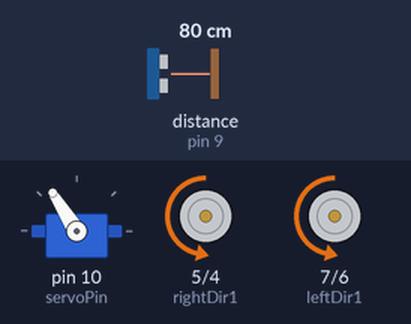
Bench run of a sketch on a simulated Arduino Uno, built with avr-gcc and run on an emulated ATmega328P. Shown: servo, motor-driver pin pairs drawn as motors (green arrow = first pin HIGH = forward, orange = second pin HIGH = backward, longer = more drive, scaled by the enable pin). Wiring (inferred from the names in the program): ultrasonic range finder: trigger pin 9; echo pin 9; servo: signal pin 10. The inputs (shaded band) are chosen by the test bench; at power-on: distance to the obstacle (sensor on pin 9) 80 cm. The echo pulse lasts 58.3 µs per cm; servo pulses on a pin are drawn as a servo (544–2400 µs = 0–180°).

Above: at 6.6 s.
6.7 s: distance to the obstacle (sensor on pin 9) set to 2 cm
At 6.85 s:
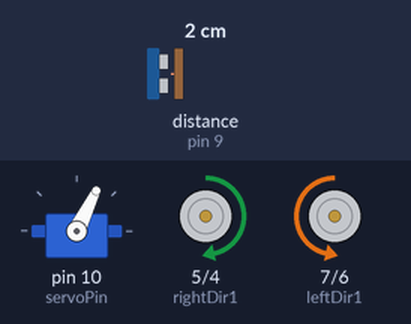
9.7 s: distance to the obstacle (sensor on pin 9) set to 18 cm
At 9.88 s:
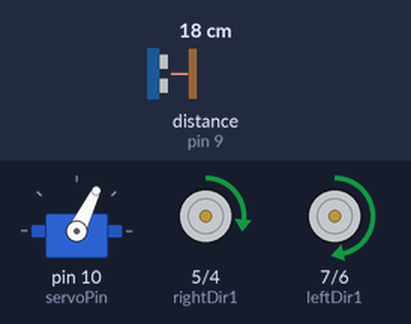
12.7 s: distance to the obstacle (sensor on pin 9) set to 4 cm
At 12.92 s:
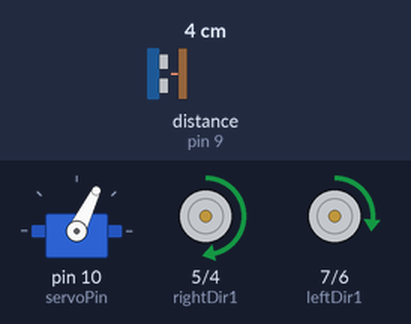
15.7 s: distance to the obstacle (sensor on pin 9) set to 35 cm
At 15.95 s:
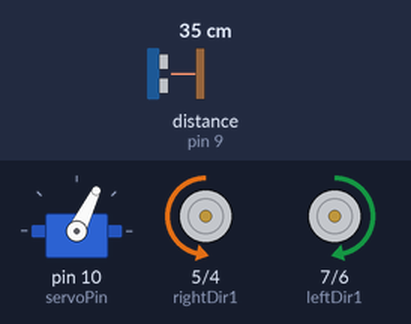
18.7 s: distance to the obstacle (sensor on pin 9) set to 17 cm
At 19.0 s:
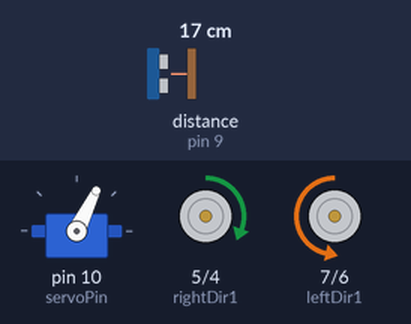
21.7 s: distance to the obstacle (sensor on pin 9) set to 9 cm
At 22.03 s:
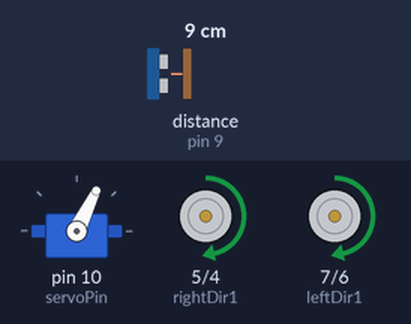
Timing chart, 0 to 25.7 s (numbered marks = the images above; inputs shaded):
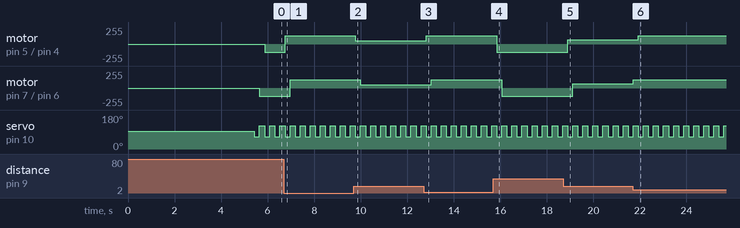

Measured:
- after the input at 6.7 s, motor on pin 5 (rightDir1) / pin 4 (rightDir2): backward 125/255 → forward 125/255 after 0.05 s; motor on pin 7 (leftDir1) / pin 6 (leftDir2): backward 125/255 → forward 125/255 after 0.26 s
- after the input at 9.7 s, motor on pin 5 (rightDir1) / pin 4 (rightDir2): forward 125/255 → forward 48/255 after 0.08 s; motor on pin 7 (leftDir1) / pin 6 (leftDir2): forward 125/255 → forward 48/255 after 0.29 s
- after the input at 12.7 s, motor on pin 5 (rightDir1) / pin 4 (rightDir2): forward 48/255 → forward 125/255 after 0.11 s; motor on pin 7 (leftDir1) / pin 6 (leftDir2): forward 48/255 → forward 125/255 after 0.33 s
- after the input at 15.7 s, motor on pin 5 (rightDir1) / pin 4 (rightDir2): forward 125/255 → backward 125/255 after 0.14 s; motor on pin 7 (leftDir1) / pin 6 (leftDir2): forward 125/255 → backward 125/255 after 0.36 s
- after the input at 18.7 s, motor on pin 5 (rightDir1) / pin 4 (rightDir2): backward 125/255 → forward 64/255 after 0.19 s; motor on pin 7 (leftDir1) / pin 6 (leftDir2): backward 125/255 → forward 64/255 after 0.41 s
- after the input at 21.7 s, motor on pin 5 (rightDir1) / pin 4 (rightDir2): forward 64/255 → forward 125/255 after 0.23 s; motor on pin 7 (leftDir1) / pin 6 (leftDir2): forward 64/255 → forward 125/255 at once
- by itself, servo on pin 10 (servoPin): alternates 122° for 0.22 s and 64° for 0.21 s

The sketch:

ObjectFollowing.ino
```cpp
/*
 * 07_Object_Following
 *
 * Makey robot follows an object ahead of it
 * by keeping the object at a set distance away.
 *
 * Makey Robot, MAKE Magazine, Volume 19, p. 77
 * Created: June 2009 Kris Magri
 * Modified:
 *
 */

  #define servoPin     10      // Servomotor on pin D10.
  #define pingPin       9      // Ping ultrasonic sensor on pin D9.
                               // 2 drive motors, motor driver TB6612FNG.
  #define leftSpeedPin 11      // Left motor speed control, to PWM_A.
  #define leftDir1      7      // Left motor direction 1, to AIn1.
  #define leftDir2      6      // Left motor direction 2, to AIn2.
  #define rightDir1     5      // Right motor direction 1, to BIn1.
  #define rightDir2     4      // Right motor direction 2, to BIn2.
  #define rightSpeedPin 3      // Right motor speed control, to PWM_B.

  #define SERVOCENTER   1500   // Tweak so sensor looks straight ahead.
  #define SERVORIGHT    1800   // Servo position when looking right.
  #define SERVOLEFT     1200   // Servo position when looking left.
  #define MAXSPEED      125    // Limit speed of both drive motors.


// setup
// Delays for 5 seconds and centers servo.
// Gives time so Makey doesn't run away on you.
// Sets I/O pins. Don't set Ping sensor as OUTPUT b/c
// it is used as both in and out in readDistance() subroutine.

void setup()
{
  pinMode(leftDir1, OUTPUT);        // Set motor direction pins as outputs.
  pinMode(leftDir2, OUTPUT);
  pinMode(rightDir1, OUTPUT);
  pinMode(rightDir2, OUTPUT);
  pinMode(servoPin, OUTPUT);        // Servomotor as output.
  centerServo();                    // Move servo to center position.
  delay(5000);                      // Wait 5 seconds.
}


// Main program
// Makey attempts to keep objects at a fixed distance away, if object is
// very far away, Makey will speed up to catch up.  If object is just
// a bit too far away, Makey will go forward, but slowly, so as not to
// slam into the object.  If object is too close, Makey backs up.
//
// Sets speed of motors in proportion to the error between the desired
// distance and the actual distance reading from rangefinder.
// Calculates error, multiplies it by some constant to obtain a motor
// speed.  Takes distance readings to left and right independently,
// then calculates speed and direction for each wheel independently.
//
// Look left, take distance reading, calculate speed & direction
//   of left motor, move left motor.
// Look right,take distance reading, calculate speed & direction
//   of right motor, move right motor.
// Repeat.

void loop()
{
  int leftDistance, rightDistance;  // Distance readings from Ping sensor.
  int leftError, rightError;        // Difference between desired distance
                                    //   and actual distance reading.
  int leftMotorSpeed;               // From 0->255, slow->fast.
  int rightMotorSpeed;
  int numPulses;                    // Number of pulses to servomotor.

  #define desiredDistance 20        // Desired distance from object (cm),
                                    //    Makey tries to keep 20 cm away.
  #define multiplier 16             // Tweak for best results.
                                    // error * multiplier = speed
                                    // Error  | x16 | x12 | x20 |
                                    //         Speed
                                    // 1        16    12    20
                                    // 2        32    24    40
                                    // 3        48    36    60
                                    // 4        64    48    80
                                    // 5        80    60    100
                                    // 6        96    72    120
                                    // 7        112   84    140
                                    // 8        128   96    160
                                    // 9        144   108   180
                                    // 10       160   120   200
                                    // 11       176   132   220
  // Note that motor speed will be limited to MAXSPEED by the program.

  // Look left.
  // Send 10 pulses to move servomotor to the left.

  for (numPulses = 0; numPulses < 10; numPulses++)
  {
    pulseOut(servoPin, SERVOLEFT);
    delay(20);
  }

  // Take a distance reading, looking left.
  leftDistance = readDistance();

  // Calculate left motor speed and direction settings.
  // Error: Negative -- Object too far away, go foward.
  // Positive -- Too close, back up.  Zero:  Perfect.

  // Calculate error.
  leftError = desiredDistance - leftDistance;

  // Calculate motor speed, force positive.
  leftMotorSpeed = (abs(leftError) * multiplier);

  // Limit motor speed to some maximum.
  leftMotorSpeed = constrain(leftMotorSpeed, 0, MAXSPEED);

  // Decide what to do and move left motor.
  if ( leftError > 0)
  // Object too Close -- back up.
  {
    // Set the speed as calculated.
    analogWrite(leftSpeedPin, leftMotorSpeed);

    // Set the direction -- left motor backward.
     digitalWrite(leftDir1, HIGH);
     digitalWrite(leftDir2, LOW);
  }

  if (leftError < 0)
  // Object too far away -- go forward.
  {
    // Set the speed.
    analogWrite(leftSpeedPin, leftMotorSpeed);

    // Set the direction -- left motor forward.
    digitalWrite(leftDir1, LOW);
    digitalWrite(leftDir2, HIGH);
  }


  // Look right -- move servomotor to the right
  for (numPulses = 0; numPulses < 10; numPulses++)
  {
    pulseOut(servoPin, SERVORIGHT);
    delay(20);
  }

  // Take a distance reading, looking right.
  rightDistance = readDistance();

  // Calculate right motor speed and direction settings.
  rightError = desiredDistance - rightDistance;
  rightMotorSpeed = (abs(rightError) * multiplier);
  rightMotorSpeed = constrain(rightMotorSpeed, 0, MAXSPEED);

  // Decide what to do and move right motor.
  if ( rightError > 0)
  // Object too close -- back up.
  {
    analogWrite(rightSpeedPin, rightMotorSpeed);
    digitalWrite(rightDir1, HIGH);
    digitalWrite(rightDir2, LOW);
  }

  if (rightError < 0)
  // Object too far away -- go forward.
  {
    analogWrite(rightSpeedPin, rightMotorSpeed);
    digitalWrite(rightDir1, LOW);
    digitalWrite(rightDir2, HIGH);
  }
} // End main program.


// pulseOut
// Send a single pulse to a servomotor for specified duration,
// in microseconds.

void pulseOut(byte pinNumber, int duration)
{
  digitalWrite(servoPin, HIGH);
  delayMicroseconds(duration);
  digitalWrite(servoPin, LOW);
}


// centerServo
// Center servomotor so Makey's Ping sensor is looking
// straight ahead. Move the servomotor to midpoint of its range,
// 1500us (1.5ms).

void centerServo()
{
  byte index;

  for (index = 0; index < 20; index++)
  {
    pulseOut(servoPin, SERVOCENTER);
    delay(20);
  }
}


// readDistance
// Take a distance reading from Ping ultrasonic rangefinder.
// from http://arduino.cc/en/Tutorial/Ping?from=Tutorial.UltrasoundSensor

long readDistance()
{
  long duration, inches, cm;

  // The Ping is triggered by a HIGH pulse of 2 or more microseconds.
  // We give a short LOW pulse beforehand to ensure a clean HIGH pulse.
  pinMode(pingPin, OUTPUT);
  digitalWrite(pingPin, LOW);
  delayMicroseconds(2);
  digitalWrite(pingPin, HIGH);
  delayMicroseconds(5);
  digitalWrite(pingPin, LOW);

  // The same pin is used to read the signal from the Ping: a HIGH
  // pulse whose duration is the time (in microseconds) from the sending
  // of the ping to the reception of its echo off of an object.
  pinMode(pingPin, INPUT);
  duration = pulseIn(pingPin, HIGH);

  // Convert the time into a distance.
  cm = microsecondsToCentimeters(duration);
  return(cm);
}

long microsecondsToCentimeters(long microseconds)
{
  // The speed of sound is 340 m/s or 29 microseconds per centimeter.
  // The ping travels out and back, so to find the distance of the
  // object we take half of the distance traveled.
  return microseconds / 29 / 2;
}
```
